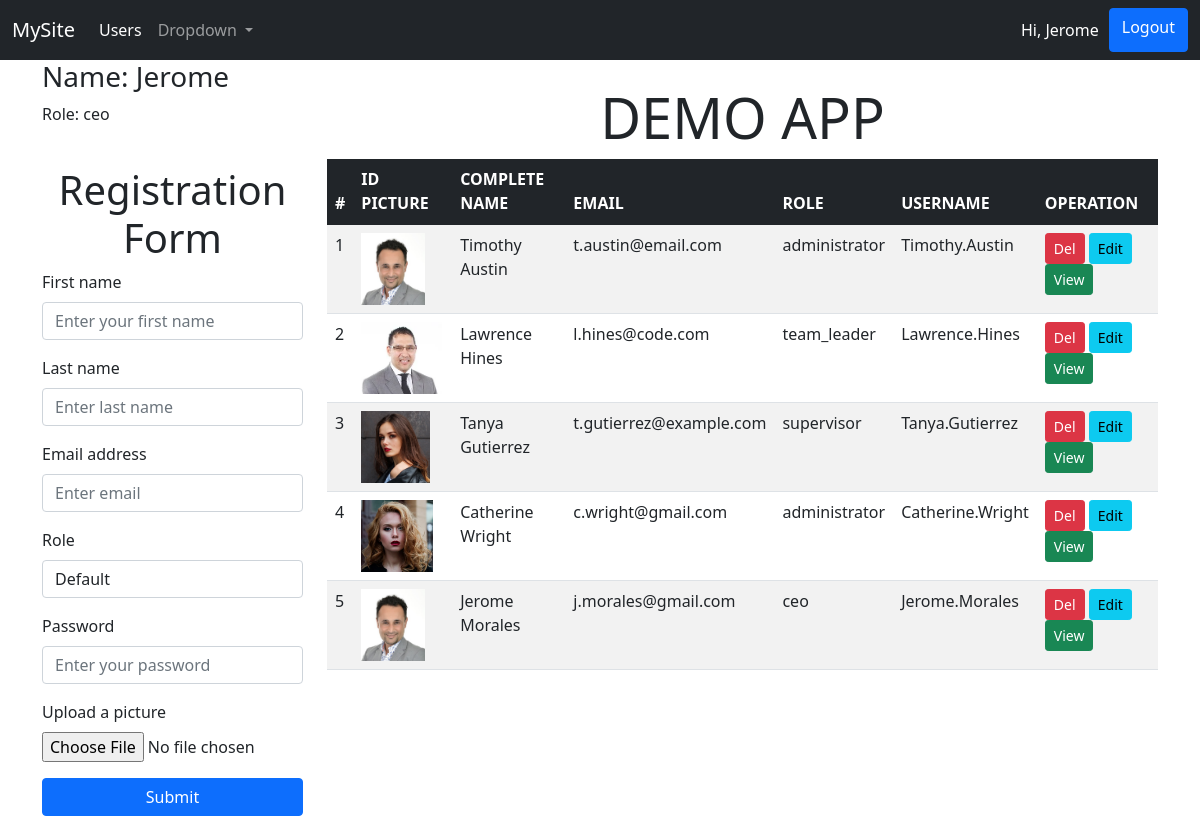
The app's page /register.php (signed in) with its own data.
### tables this page shows
CREATE TABLE `users` (
  `ID` int(3) NOT NULL,
  `ID_PIC` varchar(255) NOT NULL,
  `LASTNAME` varchar(100) DEFAULT NULL,
  `FIRSTNAME` varchar(100) DEFAULT NULL,
  `EMAIL` varchar(100) DEFAULT NULL,
  `ROLE` varchar(50) NOT NULL,
  `USERNAME` varchar(20) NOT NULL,
  `PASSWORD` varchar(255) NOT NULL
);

### inc/process.php (called while the page is built, shortened)
<?php
$fname ="";
$lname = "";
$em = "";
$pword = "";
$update = false;
$path = "images/profile_pictures/";
$login_error_array = array();

### register.php (the view, shortened to what this page needs)
<?php
include 'inc/config.php';
include 'inc/process.php';
include 'inc/header.php';
include 'inc/nav.php';
?>
<div class="container">
<div class="row">
        <div class="col-md-3">
            <form action="register.php" method="POST" enctype="multipart/form-data">
                <div class="row">
                    <h3>Name: <?php if (isset($_SESSION['current_user'])) { echo $_SESSION['current_user']; }?></h3>
                    <p>Role: <?php if (isset($_SESSION['role'])) { echo $_SESSION['role']; }?></p>
                </div>
                <h1 class="text-center mt-4">Registration Form</h1>
                <div class="mb-3">
                    <label for="first_name" class="form-label">First name</label>
                    <input type="text"
                    class="form-control
                    <?php
                    if (in_array('empty_fname', $login_error_array )) {
                        echo 'alert-user';
                    }
                    ?>
                    "
                    value="<?php echo $fname; ?>"
                    name="first_name" id="first_name" placeholder="Enter your first name">
                </div>
                <div class="mb-3">
                    <label for="last_name" class="form-label">Last name</label>
                    <input type="text"
                    class="form-control
                    <?php
                    if (in_array('empty_lname', $login_error_array )) {
                        echo 'alert-user';
                    }
                    ?>
                    " value="<?php echo $lname; ?>"
                    name="last_name" id="last_name" placeholder="Enter last name">
                </div>
                <div class="mb-3">
                    <label for="email" class="form-label">Email address</label>
                    <input type="email" class="form-control
                    <?php
                    if (in_array('empty_email', $login_error_array )) {
                        echo 'alert-user';
                    }
                    ?>
                    "
                    value="<?php echo $em; ?>"
                    name="email" id="email" placeholder="Enter email">
                </div>
                <div class="mb-3">
                    <label for="role" class="form-label">Role</label>
                    <select name="role" id="role" class="form-control
                    <?php
                    if (in_array('empty_role', $login_error_array )) {
                        echo 'alert-user';
                    }
                    ?>
                    ">
                        <?php if (empty($role)): ?>
                        <option value="" selected hidden>Default</option>
                        <?php else: ?>
                        <option value="<?php echo $role; ?>" selected hidden><?php echo $role; ?></option>
                        <?php endif; ?>
                    </select>
                </div>
                <?php if ($update == false) : ?>
                <div class="mb-3">
                    <label for="password" class="form-label">Password</label>
                    <input type="password" class="form-control
                    <?php
                    if (in_array('empty_password', $login_error_array )) {
                        echo 'alert-user';
                    }
                    ?>
                    "
                    value="<?php echo $pword; ?>"
                    name="password" id="password" placeholder="Enter your password">
                </div>
                <?php endif; ?>
                <div class="mb-3">
                    <label for="profile_pic" class="form-label">
                    <?php   if ($update == false) {
                        echo "Upload a picture";
                    } else {
                        if (empty($profile_pic)) {
                            echo "Upload a picture";
                        } else {
                            echo "Change ID Picture";
                        }
                    }
                    ?>
                    </label>
                    <input type="file" name="profile_pic" id="profile_pic">
                </div>
                <?php if ($update == false ) {?>
                <div class="d-grid gap-2">
                    <button class="btn btn-primary" name="submit_btn">Submit</button>
                </div>
                <?php } ?>
            </form>
        </div>
    <div class="col-md-9">
        <h1 class="text-center mt-4 display-4">DEMO APP</h1>
        <table class="table table-striped">
            <thead class="table-dark">
                <tr>
                    <th>#</th>
                    <th>ID PICTURE</th>
                    <th>COMPLETE NAME</th>
                    <th>EMAIL</th>
                    <th>ROLE</th>
                    <th>USERNAME</th>
                    <th>OPERATION</th>
                </tr>
            </thead>
            <tbody>
                <?php
                $my_records = $con->query("SELECT * FROM users ORDER BY ID DESC");
                $myCounter = 0;
                while ($row = $my_records->fetch_assoc()) {
                    $myCounter++;
                ?>
                <tr>
                    <td><?php echo $myCounter; ?></td>
                    <td> <img src="
                        <?php
                        if (!empty($row["ID_PIC"])) {
                            echo $path . $row['ID_PIC'];
                        } else {
                            echo $path."default.png";
                        }
                        ?>"
                    alt="" height="72px"> </td>
                    <td><?php echo ucwords(strtolower($row["FIRSTNAME"] . " " .$row["LASTNAME"])); ?></td>
                    <td><?php echo strtolower($row["EMAIL"]); ?></td>
                    <td><?php echo $row["ROLE"]; ?></td>
                    <td><?php echo $row["USERNAME"]; ?></td>
                    <td>
                    <a href="register.php?delete=<?php echo $row["ID"]; ?>" class="btn btn-danger btn-sm">Del</a>
                    <a href="register.php?edit=<?php echo $row["ID"]; ?>" class="btn btn-info btn-sm">Edit</a>
                    <a href="user_profile.php?view=<?php echo $row["ID"]; ?>" class="btn btn-success btn-sm">View</a>
                    </td>
                </tr>
                <?php } ?>
            </tbody>
    </table>
    </div>
</div>
</div>
<?php
    include 'inc/footer.php';
?>

### records on screen
users: ID_PIC (picture), FIRSTNAME+LASTNAME "Timothy Austin", EMAIL "t.austin@email.com", ROLE "administrator", USERNAME "Timothy.Austin"
users: ID_PIC (picture), FIRSTNAME+LASTNAME "Lawrence Hines", EMAIL "l.hines@code.com", ROLE "team_leader", USERNAME "Lawrence.Hines"
users: ID_PIC (picture), FIRSTNAME+LASTNAME "Tanya Gutierrez", EMAIL "t.gutierrez@example.com", ROLE "supervisor", USERNAME "Tanya.Gutierrez"
users: ID_PIC (picture), FIRSTNAME+LASTNAME "Catherine Wright", EMAIL "c.wright@gmail.com", ROLE "administrator", USERNAME "Catherine.Wright"
users: ID_PIC (picture), FIRSTNAME+LASTNAME "Jerome Morales", EMAIL "j.morales@gmail.com", ROLE "ceo", USERNAME "Jerome.Morales"

### other values on screen
$_SESSION['current_user'] "Jerome"
$_SESSION['role'] "ceo"
